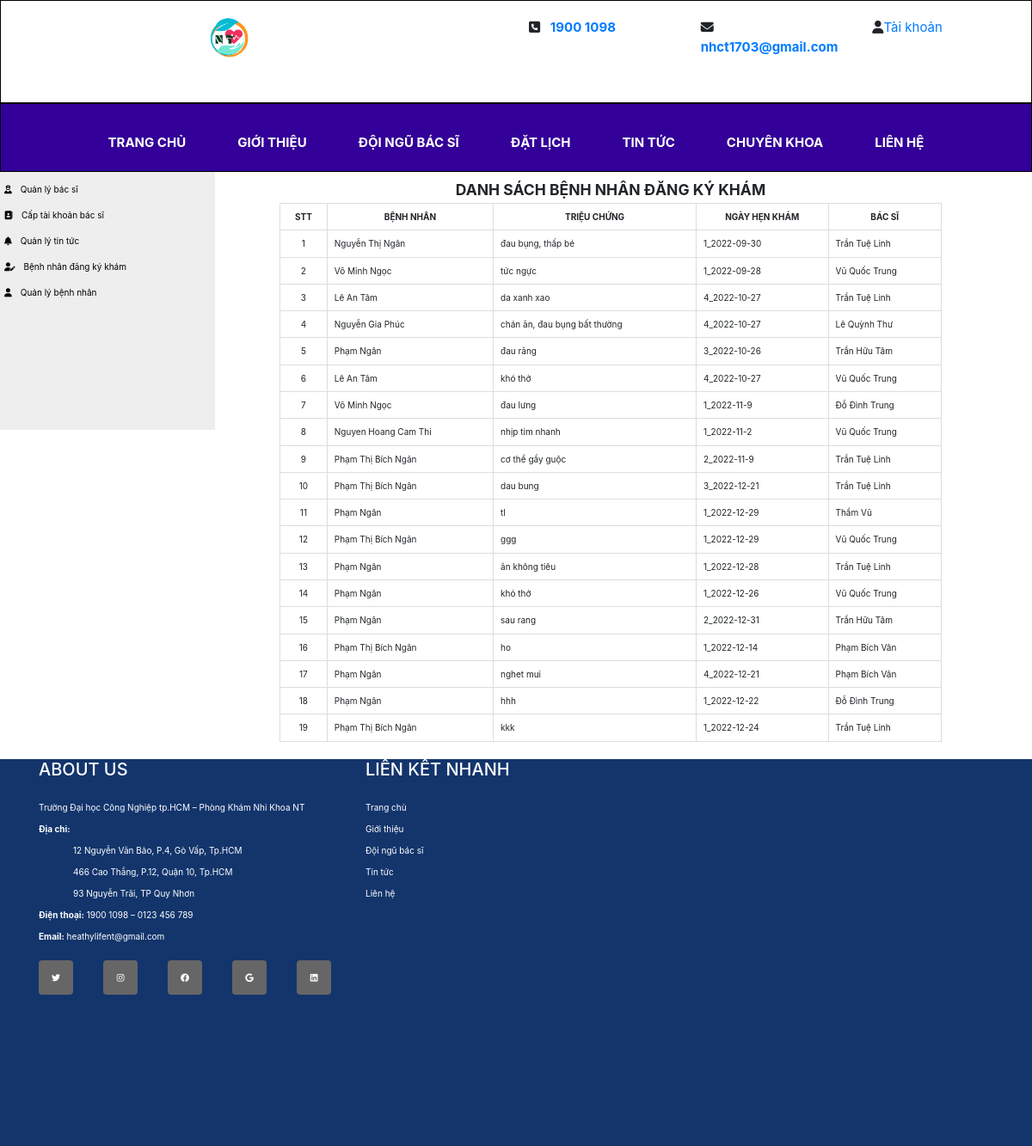
Screenshot of /clinic/admin/xemBNdki2.php (signed in) with the database file from the repository.
### tables this page shows
CREATE TABLE `phieudkkham` (
  `id_phieudkkham` int(10) UNSIGNED NOT NULL,
  `ngayhen` varchar(200) NOT NULL,
  `ngaydatlich` varchar(100) NOT NULL,
  `trieuchung` text NOT NULL,
  `phikham` int(11) NOT NULL,
  `code_phieu` varchar(200) NOT NULL,
  `status` int(11) NOT NULL,
  `id_benhnhan` int(11) NOT NULL,
  `id_bacsi` int(11) NOT NULL,
  `token` varchar(100) NOT NULL
);

CREATE TABLE `benhnhan` (
  `id_benhnhan` int(10) UNSIGNED NOT NULL,
  `tenbenhnhan` varchar(200) NOT NULL,
  `gioitinh` varchar(50) NOT NULL,
  `namsinh` varchar(11) NOT NULL,
  `diachi` varchar(200) NOT NULL,
  `sdt` varchar(100) NOT NULL,
  `hinhanh` varchar(100) NOT NULL,
  `token` varchar(100) NOT NULL
);

CREATE TABLE `bacsi` (
  `id_bacsi` int(10) UNSIGNED NOT NULL,
  `tenbacsi` varchar(100) NOT NULL,
  `gioitinh` varchar(50) NOT NULL,
  `namsinh` year(4) NOT NULL,
  `diachi` varchar(200) NOT NULL,
  `sdt` varchar(100) NOT NULL,
  `hinhanh` varchar(200) NOT NULL,
  `mota` varchar(2000) NOT NULL,
  `id_khoa` int(11) NOT NULL,
  `id_chinhanh` int(11) NOT NULL
);

### clinic/class/clsadmin.php (called while the page is built, shortened)
<?php
class quantrivien
{
    function connect()
    {
        $con = mysqli_connect("localhost","root","","doan2");
        if(!$con)
        {
            echo'Không kết nối cơ sở liệu!';
            exit();
        }
        else
        {
           mysqli_set_charset($con,"utf8");
           return $con;
        }
    }
    function laycot($sql)
    {
        $link = $this->connect();
        $ketqua = mysqli_query($link,$sql);
        $i=mysqli_num_rows($ketqua);
        $giatri ='';
        if($i>0)
        {
            while($row = mysqli_fetch_array($ketqua))
            {
                $id = $row['0'];
                $giatri = $id;
            }
        }
        return $giatri;
    }
}
?>

### clinic/admin/xemBNdki2.php (the view, shortened to what this page needs)
<?php
include("../class/clsadmin.php");
$p = new quantrivien();
?>
<!DOCTYPE html>
<html lang="en">
<head>
</head>
<body>
    <?php include("header2.php"); ?>
    <?php include("menu2.php"); ?>
    <nav>
    <ul>
            <li><a href="qlbacsi.php"><i class="fa fa-user-nurse"></i>&emsp;Quản lý bác sĩ</a></li>
            <li><a href="themTKbacsi.php"><i class="fa fa-address-book"></i>&emsp;Cấp tài khoản bác sĩ</a></li>
            <li><a href="qltintuc.php"><i class="fa fa-bell"></i>&emsp;Quản lý tin tức</a></li>
            <li><a href="xemBNdki2.php"><i class="fa fa-user-pen"></i>&emsp;Bệnh nhân đăng ký khám</a></li>
            <li><a href="qlbenhnhan2.php"><i class="fa fa-user"></i>&emsp;Quản lý bệnh nhân</a></li>
         </ul>
    </nav>
    <section>
        <div class="information">
            <div class="container" style="width:800px; margin-left:50px;">
                <h3 style="text-align: center;font-weight: bold">DANH SÁCH BỆNH NHÂN ĐĂNG KÝ KHÁM</h3>
                <?php
                   $link = $p->connect();
                   $sql = "select * from phieudkkham";
                   $ketqua = mysqli_query($link,$sql);
                   $i = mysqli_num_rows($ketqua);
                   if($i>0)
                   {
                       echo'  <table class="table table-bordered">
                           <tr style="text-align: center;font-weight: bold">
                              <th>STT</th>
                              <th scope="col">BỆNH NHÂN</th>
                              <th>TRIỆU CHỨNG</th>
                              <th>NGÀY HẸN KHÁM</th>
                              <th>BÁC SĨ</th>
                           </tr>
                       ';
                       $dem = 1;
                       while($row = mysqli_fetch_array($ketqua))
                       {
                        $id_benhnhan = $row['id_benhnhan'];
                        $trieuchung = $row['trieuchung'];
                        $ngayhen = $row['ngayhen'];
                        $id_bacsi = $row['id_bacsi'];
                           echo '
                               <tr>
                                   <td style="text-align: center;">'.$dem.'</td>
                                   <td>'.$p->laycot("select tenbenhnhan from benhnhan where id_benhnhan ='$id_benhnhan'").'</td>
                                   <td>'.$trieuchung.'</td>
                                   <td>'.$ngayhen.'</td>
                                   <td>'.$p->laycot("select tenbacsi from bacsi where id_bacsi ='$id_bacsi'").'</td>
                               </tr>
                           ';
                           $dem++;
                       }
                       echo'</table>';
                    }
               ?>
            </div>
        </div>
    </section>
    <footer>
    <?php include("footer1.php");?>
    </footer>
    </body>
    </html>

### clinic/admin/xemBNdki2.php (style rules this page uses)
nav { line-height:30px; background-color:#eeeeee; height:300px; width:250px; float:left; padding:5px; }
section { width:350px; float:left; padding:10px; }
footer { clear:both; }
nav ul li a { color: black; }

### clinic/admin/menu2.php (style rules this page uses)
* { margin: 0; padding: 0; box-sizing: border-box; }

### rows the page displays
phieudkkham: id_benhnhan.tenbenhnhan "Nguyễn Thị Ngân", trieuchung "đau bụng, thấp bé", ngayhen "1_2022-09-30", id_bacsi.tenbacsi "Trần Tuệ Linh"
phieudkkham: id_benhnhan.tenbenhnhan "Võ Minh Ngọc", trieuchung "tức ngực", ngayhen "1_2022-09-28", id_bacsi.tenbacsi "Vũ Quốc Trung"
phieudkkham: id_benhnhan.tenbenhnhan "Lê An Tâm", trieuchung "da xanh xao", ngayhen "4_2022-10-27", id_bacsi.tenbacsi "Trần Tuệ Linh"
phieudkkham: id_benhnhan.tenbenhnhan "Nguyễn Gia Phúc", trieuchung "chán ăn, đau bụng bất thường", ngayhen "4_2022-10-27", id_bacsi.tenbacsi "Lê Quỳnh Thư"
phieudkkham: id_benhnhan.tenbenhnhan "Phạm Ngân", trieuchung "đau răng", ngayhen "3_2022-10-26", id_bacsi.tenbacsi "Trần Hữu Tâm"
phieudkkham: id_benhnhan.tenbenhnhan "Lê An Tâm", trieuchung "khó thở", ngayhen "4_2022-10-27", id_bacsi.tenbacsi "Vũ Quốc Trung"
phieudkkham: id_benhnhan.tenbenhnhan "Võ Minh Ngọc", trieuchung "đau lưng", ngayhen "1_2022-11-9", id_bacsi.tenbacsi "Đỗ Đình Trung"
phieudkkham: id_benhnhan.tenbenhnhan "Nguyen Hoang Cam Thi", trieuchung "nhịp tim nhanh", ngayhen "1_2022-11-2", id_bacsi.tenbacsi "Vũ Quốc Trung"
phieudkkham: id_benhnhan.tenbenhnhan "Phạm Thị Bích Ngân", trieuchung "cơ thể gầy guộc", ngayhen "2_2022-11-9", id_bacsi.tenbacsi "Trần Tuệ Linh"
phieudkkham: id_benhnhan.tenbenhnhan "Phạm Thị Bích Ngân", trieuchung "dau bung", ngayhen "3_2022-12-21", id_bacsi.tenbacsi "Trần Tuệ Linh"
phieudkkham: id_benhnhan.tenbenhnhan "Phạm Ngân", trieuchung "tl", ngayhen "1_2022-12-29", id_bacsi.tenbacsi "Thẩm Vũ"
phieudkkham: id_benhnhan.tenbenhnhan "Phạm Thị Bích Ngân", trieuchung "ggg", ngayhen "1_2022-12-29", id_bacsi.tenbacsi "Vũ Quốc Trung"
phieudkkham: id_benhnhan.tenbenhnhan "Phạm Ngân", trieuchung "ăn không tiêu", ngayhen "1_2022-12-28", id_bacsi.tenbacsi "Trần Tuệ Linh"
phieudkkham: id_benhnhan.tenbenhnhan "Phạm Ngân", trieuchung "khó thở", ngayhen "1_2022-12-26", id_bacsi.tenbacsi "Vũ Quốc Trung"
phieudkkham: id_benhnhan.tenbenhnhan "Phạm Ngân", trieuchung "sau rang", ngayhen "2_2022-12-31", id_bacsi.tenbacsi "Trần Hữu Tâm"
phieudkkham: id_benhnhan.tenbenhnhan "Phạm Thị Bích Ngân", trieuchung "ho", ngayhen "1_2022-12-14", id_bacsi.tenbacsi "Phạm Bích Vân"
phieudkkham: id_benhnhan.tenbenhnhan "Phạm Ngân", trieuchung "nghet mui", ngayhen "4_2022-12-21", id_bacsi.tenbacsi "Phạm Bích Vân"
phieudkkham: id_benhnhan.tenbenhnhan "Phạm Ngân", trieuchung "hhh", ngayhen "1_2022-12-22", id_bacsi.tenbacsi "Đỗ Đình Trung"
phieudkkham: id_benhnhan.tenbenhnhan "Phạm Thị Bích Ngân", trieuchung "kkk", ngayhen "1_2022-12-24", id_bacsi.tenbacsi "Trần Tuệ Linh"
